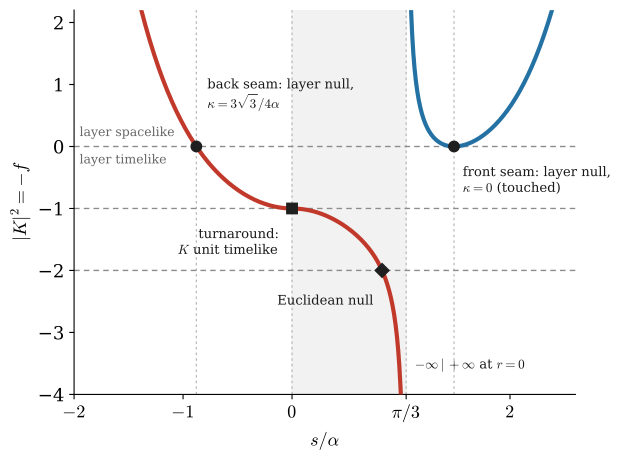

Reproduce this figure in Python.
"""The norm of the cosmic layer's ordering direction along the lap -- companion panel to F_triptych.

In the proper-frame chart ds^2 = -dtau^2 + (d_chi r)^2 dchi^2 + r^2 dOmega^2, r = r(tau + chi), the field
K = d_chi - d_tau is Killing, lies in every layer tt = tau + chi = const, and has |K|^2 = (dr/dtt)^2 - 1 = -f(r).
This plots -f along the bead's contour in complex cosmic time (same segments, same path length s, same
colours and shading as F_triptych.py), Nariai member, alpha = 1:

    s <= 0        collapse : r = -A cosh^{2/3}(3s/2)
    0 < s < pi/3  the LIFT : r = -A sin^{2/3}(3(pi/3-s)/2)
    s >= pi/3     expansion: r = +A sinh^{2/3}(3(s-pi/3)/2)        A = (2M)^{1/3} = cbrt(2)/sqrt3

The three dashed levels are the three causal characters as values of ONE function: |K|^2 = 0 (the layer
null: a seam), -1 (K unit timelike: the turnaround), -2 (the Euclidean null).  Landmarks are ASSERTED.
Receipts: receipts/P07_CR_framework/LAP_killing_order.py (symbolic), and the Lean module
computations/formalisation/lean/ShadowFormal/LapKilling.lean (closed-form core, machine-checked).
"""
import numpy as np, matplotlib; matplotlib.use('Agg'); import matplotlib.pyplot as plt
from scipy.optimize import brentq

M2 = 2 / (3 * np.sqrt(3))                       # 2M at Nariai, alpha = 1
A = M2 ** (1 / 3); P = np.pi / 3
SEG = {'collapse': lambda s: -A * np.cosh(1.5 * s) ** (2 / 3),
       'lift':     lambda s: -A * np.sin(1.5 * (P - s)) ** (2 / 3),
       'expand':   lambda s:  A * np.sinh(1.5 * (s - P)) ** (2 / 3)}
f = lambda r: 1 - M2 / r - r ** 2
K2 = lambda seg, s: -f(SEG[seg](np.asarray(s, float)))

sSm = -(2 / 3) * np.arccosh((2 / np.sqrt(3) / A) ** 1.5)          # back seam
sTA = 0.0                                                          # turnaround
sSp = P + (2 / 3) * np.arcsinh((1 / np.sqrt(3) / A) ** 1.5)       # front seam
sL = brentq(lambda x: K2('lift', x) + 2.0, 1e-6, P - 1e-6)         # Euclidean null

# ---------------------------------------------------------------- the verdicts
assert abs(K2('collapse', sSm)) < 1e-12,              'back seam: |K|^2 = 0 (layer null)'
assert abs(K2('collapse', sTA) + 1) < 1e-12,          'turnaround: |K|^2 = -1'
assert abs(K2('lift', 1e-9) + 1) < 1e-6,              'turnaround from the lift side: |K|^2 = -1'
assert abs(SEG['lift'](sL) + 0.344142) < 1e-5,        'Euclidean null radius'
assert abs(K2('expand', sSp)) < 1e-12,                'front seam: |K|^2 = 0 (layer null)'
assert K2('lift', P - 1e-7) < -1e3,                   'branch point: |K|^2 -> -inf from the lift'
assert K2('expand', P + 1e-7) > 1e3,                  'branch point: |K|^2 -> +inf on the expansion leg'
assert K2('collapse', sSm - 0.2) > 0 > K2('collapse', sSm + 0.2), 'back seam: |K|^2 changes sign (transversal)'
assert K2('expand', sSp - 0.1) > 0 and K2('expand', sSp + 0.1) > 0, 'front seam: |K|^2 touches 0 from above'
# surface gravity kappa = f'/2 at each seam (f' = 2M/r^2 - 2r)
fp = lambda r: M2 / r ** 2 - 2 * r
assert abs(fp(-2 / np.sqrt(3)) / 2 - 3 * np.sqrt(3) / 4) < 1e-12, 'back seam kappa = 3 sqrt3/4'
assert abs(fp(1 / np.sqrt(3)) / 2) < 1e-12,                       'front seam kappa = 0'

# ---------------------------------------------------------------- the figure
plt.rcParams.update({'font.family': 'serif', 'font.size': 13, 'mathtext.fontset': 'cm'})
BLUE, RED = '#2471a3', '#c0392b'
XLO, XHI, YLO, YHI = -2.0, 2.6, -4.0, 2.2
fig, ax = plt.subplots(figsize=(6.4, 4.8))
ax.axvspan(0, P, color='0.95', zorder=0)
for x in (sSm, sTA, P, sSp):
    ax.axvline(x, color='0.72', lw=0.9, ls=(0, (2, 2.5)), zorder=1)
for y in (0, -1, -2):
    ax.axhline(y, color='0.55', lw=1.0, ls=(0, (4, 3)), zorder=2)
for seg, (a, b), col in [('collapse', (XLO, 0), RED), ('lift', (1e-6, P - 1e-6), RED), ('expand', (P + 1e-6, XHI), BLUE)]:
    ss = np.linspace(a, b, 4000); yy = K2(seg, ss)
    yy = np.where((yy < YLO) | (yy > YHI), np.nan, yy)
    ax.plot(ss, yy, color=col, lw=3.0, zorder=3)
for spn in ['top', 'right']: ax.spines[spn].set_visible(False)

ax.plot(sSm, 0, 'o', color='0.12', ms=7.5, zorder=6)
ax.annotate('back seam: layer null,\n$\\kappa=3\\sqrt{3}/4\\alpha$', xy=(sSm, 0), xytext=(sSm + 0.10, 0.62), fontsize=9.5, ha='left', color='0.1')
ax.plot(sTA, -1, 's', color='0.12', ms=7.5, zorder=6)
ax.annotate('turnaround:\n$K$ unit timelike', xy=(sTA, -1), xytext=(sTA - 0.12, -1.75), fontsize=9.5, ha='right', color='0.1')
ax.plot(sL, -2, 'D', color='0.12', ms=7.0, zorder=6)
ax.annotate('Euclidean null', xy=(sL, -2), xytext=(sL - 0.08, -2.55), fontsize=9.5, ha='right', color='0.1')
ax.annotate(r'$-\infty\,|\,+\infty$ at $r=0$', xy=(P, YLO), xytext=(P + 0.08, -3.6), fontsize=9.5, ha='left', color='0.1')
ax.plot(sSp, 0, 'o', color='0.12', ms=7.5, zorder=6)
ax.annotate('front seam: layer null,\n$\\kappa=0$ (touched)', xy=(sSp, 0), xytext=(sSp + 0.08, -0.75), fontsize=9.5, ha='left', color='0.1')
ax.text(XLO + 0.05, 0.12, 'layer spacelike', fontsize=9, color='0.4', va='bottom')
ax.text(XLO + 0.05, -0.12, 'layer timelike', fontsize=9, color='0.4', va='top')

ax.set_ylabel(r'$|K|^{2}=-f$', fontsize=13); ax.set_ylim(YLO, YHI)
ax.set_xlabel(r'$s/\alpha$', fontsize=13, labelpad=6); ax.set_xlim(XLO, XHI)
ax.set_xticks([-2, -1, 0, P, 2]); ax.set_xticklabels(['$-2$', '$-1$', '$0$', r'$\pi/3$', '$2$'])
plt.tight_layout()
plt.savefig('F_killing.pdf', bbox_inches='tight'); plt.savefig('F_killing.png', dpi=150, bbox_inches='tight')
print(f"ok | back seam s={sSm:+.5f}  Euclidean null s/P={sL/P:.5f} r={SEG['lift'](sL):+.6f}  front seam s={sSp:.5f}")
